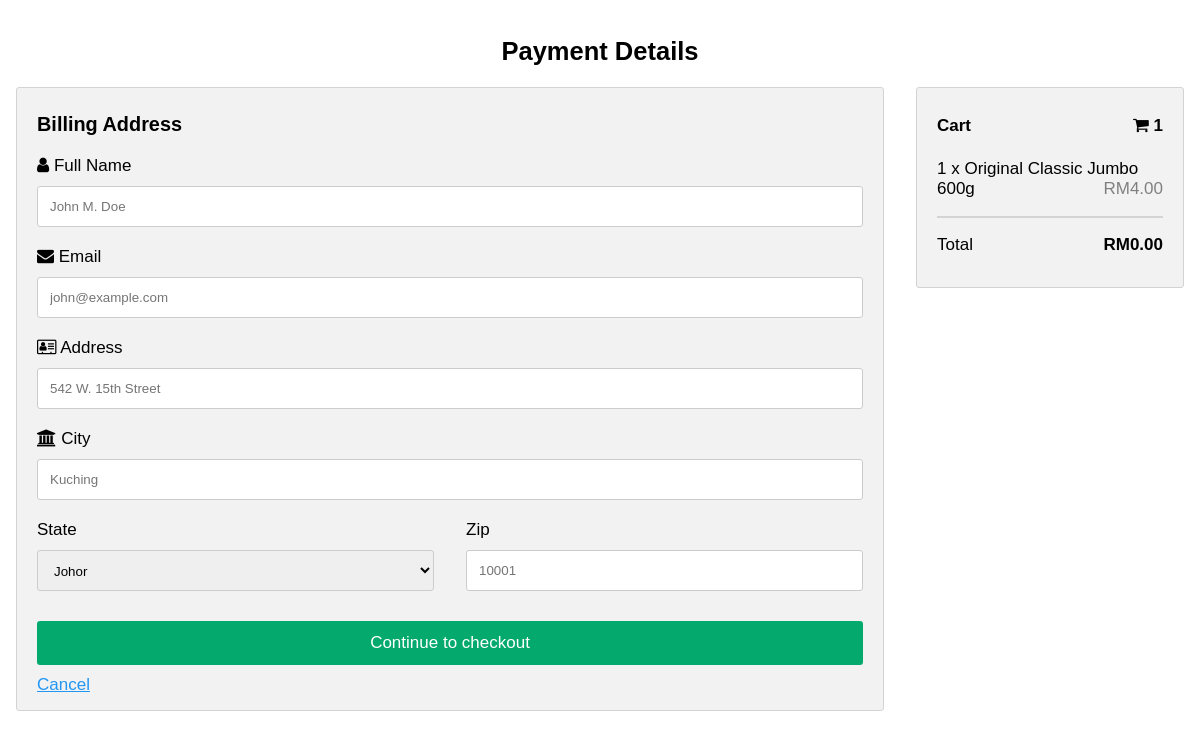
/validation/paymentValidation.php (signed in), run on the app's committed database.
### tables this page shows
CREATE TABLE `user_19` (
  `ProductID` int(11) NOT NULL,
  `ProductName` varchar(100) NOT NULL,
  `Price` float NOT NULL,
  `Quantity` int(11) NOT NULL
);

### validation/paymentValidation.php (the view, shortened to what this page needs)
<?php
    include 'connectSQL.php';
    $userID = $_SESSION['userID'];
    $total = $_SESSION['total'];
    $total = number_format($total, 2, '.', '');
    $conn = mysqli_connect($servername, $dbUsername, $dbPassword, 'gardenia_shoppingcart');
    $sql = "SELECT * FROM user_$userID ORDER BY ProductID";
    $result = mysqli_query($conn, $sql);
?>
<!DOCTYPE html>
<html lang="en">
    <head>
        <link rel="stylesheet" href="https://cdnjs.cloudflare.com/ajax/libs/font-awesome/4.7.0/css/font-awesome.min.css">
    </head>
    <body>
        <h2>Payment Details</h2>
        <div class="row">
            <div class="col-75">
                <div class="container">
                <form action="" method="POST" onsubmit="return formValidation()">
                    <div class="row">
                        <div class="col-50">
                            <h3>Billing Address</h3>
                            <label for="name"><i class="fa fa-user"></i> Full Name</label>
                            <input type="text" id="name" name="name" placeholder="John M. Doe" >
                            <label for="email"><i class="fa fa-envelope"></i> Email</label>
                            <input type="text" id="email" name="email" placeholder="john@example.com">
                            <label for="adr"><i class="fa fa-address-card-o"></i> Address</label>
                            <input type="text" id="adr" name="address" placeholder="542 W. 15th Street">
                            <label for="city"><i class="fa fa-institution"></i> City</label>
                            <input type="text" id="city" name="city" placeholder="Kuching">
                            <div class="row">
                                <div class="col-50">
                                    <label for="state">State</label>
                                    <select name="state" id="state">
                                        <option value="Johor">Johor</option>
                                    </select>
                                </div>
                                <div class="col-50">
                                    <label for="zip">Zip</label>
                                    <input type="text" id="zip" name="zip" placeholder="10001">
                                </div>
                            </div>
                        </div>
                    </div>
                    <input type="submit" id="submit" name="submit" value="Continue to checkout" class="btn">
                    <a href="../index.php">Cancel</a>
                </form>
                </div>
            </div>
            <div class="col-25">
                <div class="container">
                <h4>Cart <span class="price" style="color:black"><i class="fa fa-shopping-cart"></i> <b><?php
                    $itemCount = mysqli_num_rows($result);
                    echo $itemCount;
                ?></b></span></h4>
                <?php
                    while ($row = mysqli_fetch_row($result)) {
                        $price = $row[2] * $row[3];
                        $subtotal = number_format($price, 2, '.', '');
                        echo "<p>$row[3] x $row[1] <span class='price'>RM$subtotal</span></p>";
                    }
                ?>
                <hr>
                <p>Total <span class="price" style="color:black"><b><?php echo 'RM'.$total?></b></span></p>
                </div>
            </div>
        </div>
    </body>
</html>

### validation/paymentValidation.php (style rules this page uses)
body { font-family: Arial; font-size: 17px; padding: 8px; }
* { box-sizing: border-box; }
h2 { text-align: center; }
.row { display: -ms-flexbox; display: flex; -ms-flex-wrap: wrap; flex-wrap: wrap; margin: 0 -16px; }
.col-25 { -ms-flex: 25%; flex: 25%; }
.col-50 { -ms-flex: 50%; flex: 50%; }
.col-75 { -ms-flex: 75%; flex: 75%; }
.col-25, .col-50, .col-75 { padding: 0 16px; }
.container { background-color: #f2f2f2; padding: 5px 20px 15px 20px; border: 1px solid lightgrey; border-radius: 3px; }
input[type=text], select { width: 100%; margin-bottom: 20px; padding: 12px; border: 1px solid #ccc; border-radius: 3px; }
select { height: 41px; }
label { margin-bottom: 10px; display: block; }
.btn { background-color: #04AA6D; color: white; padding: 12px; margin: 10px 0; border: none; width: 100%; border-radius: 3px; cursor: pointer; font-size: 17px; }
a { color: #2196F3; }
hr { border: 1px solid lightgrey; }
span.price { float: right; color: grey; }

### data on the page
user_19: Quantity "1", ProductName "Original Classic Jumbo 600g", subtotal "4.00"

### other printed values
$itemCount "1"
$total "0.00"
